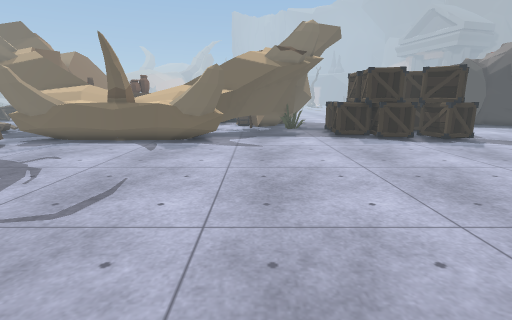
view 1 (above)

21 first-person views from a walk through a Unity game level. The camera is 1.2 m above the floor, tilts 12° down and sees 85° across. The floor is counted in squares, 0.5 m on a side. Each view is taken from the middle of a square. On the plan, view 1 faces up. The plan holds only what a view shows up to about 18 squares ahead; the rest is blank. The place goes on beyond the plan. The player character is not drawn. Some animated figures are left out. Some surface patterns are stand-ins.

view 2
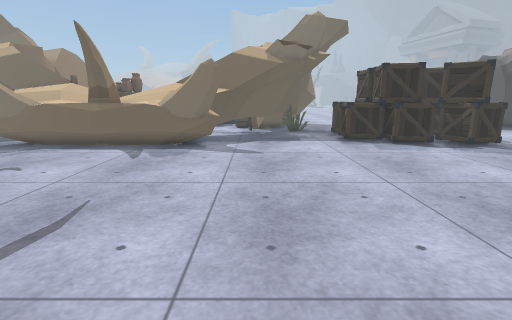

view 3
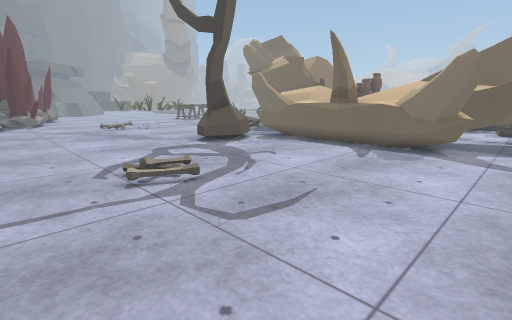

view 4
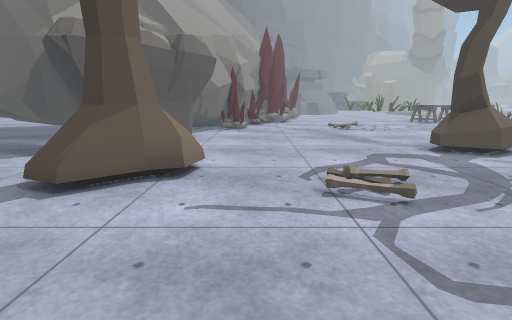

view 5
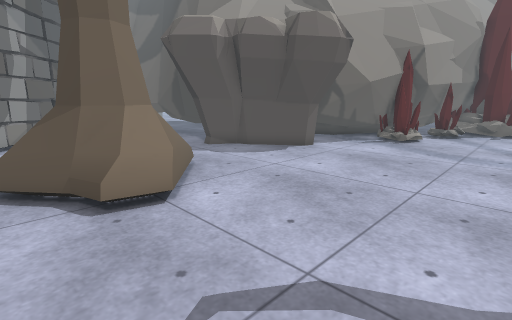

view 6
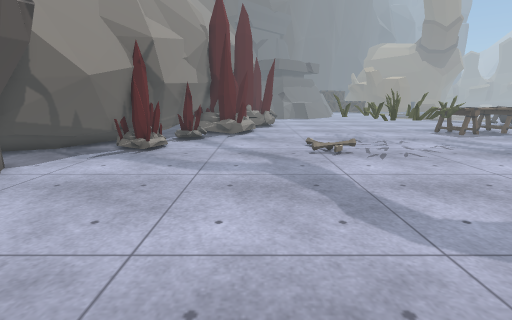

view 7
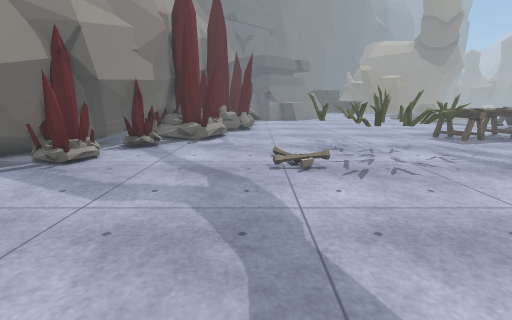

view 8
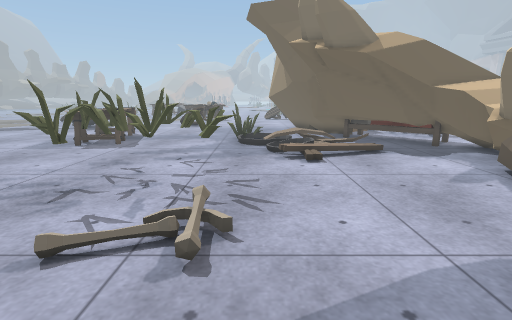

view 9
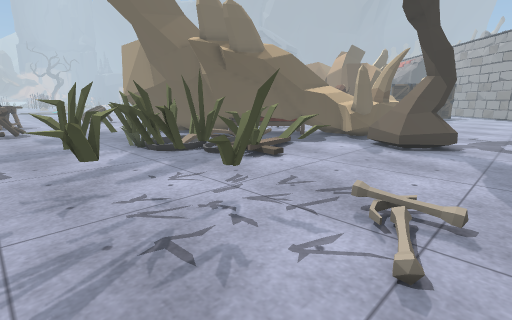

view 10
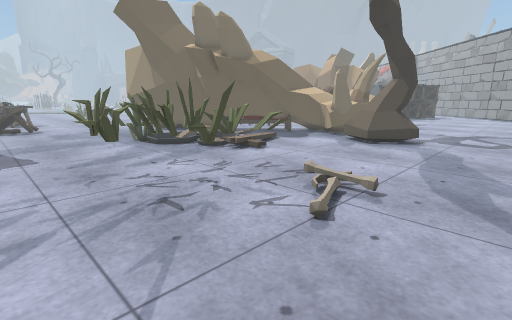

view 11
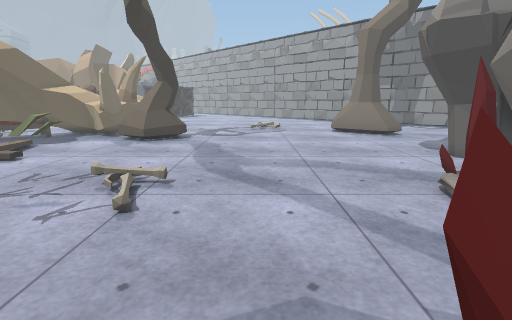

view 12
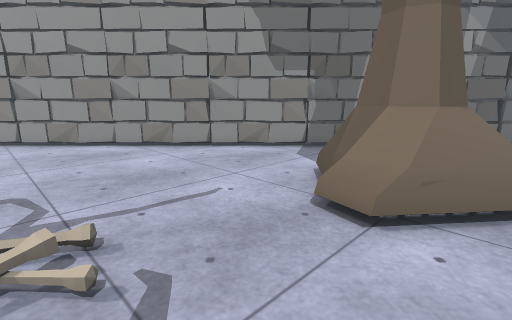

view 13
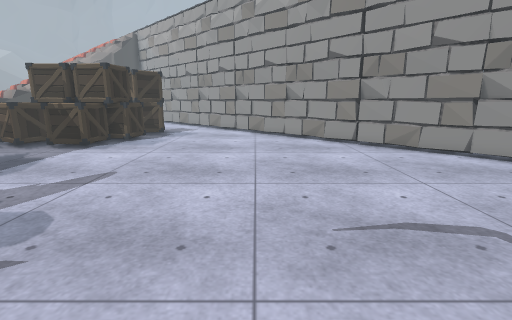

view 14
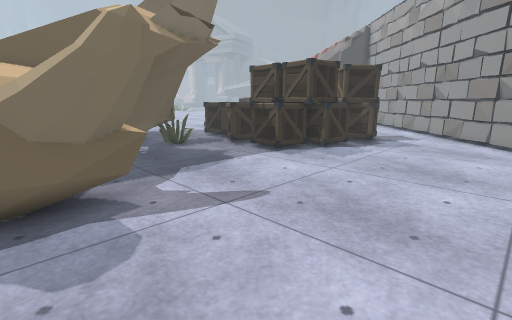

view 15
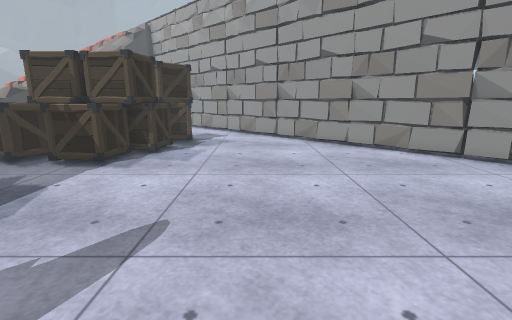

view 16
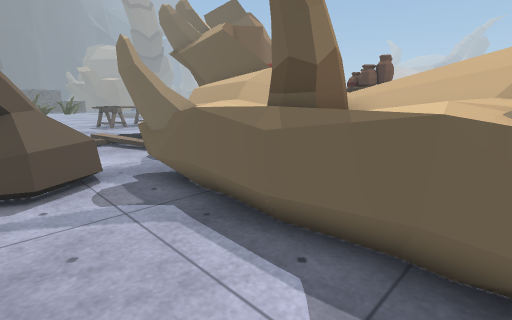

view 17
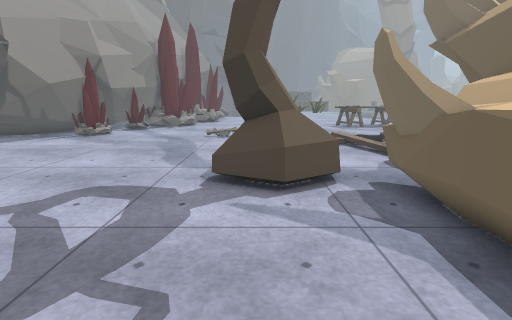

view 18
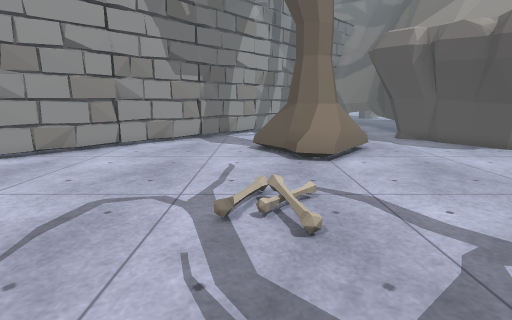

view 19
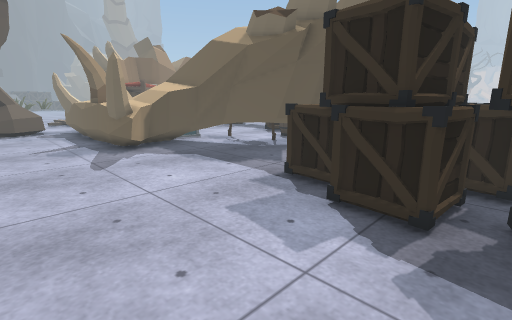

view 20
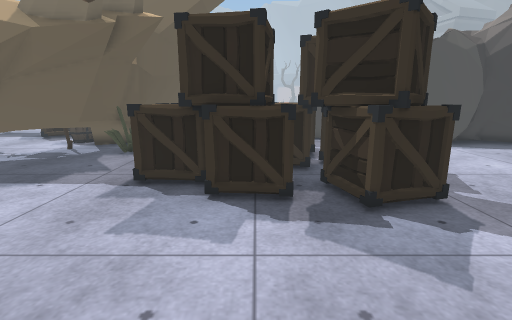

view 21
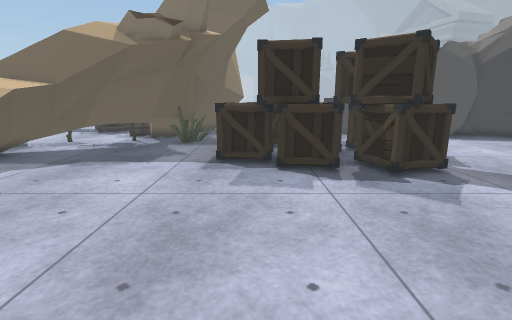

### Floor plan
Key: @ floor where view 1 was taken; # wall or solid block; . main floor; : floor 0.25 m higher than the main floor; / step, stairs or slope; ^ raised ledge; C crate; T tree; R rock; A table; B bed; O other object.
Columns run from 33 left of view 1 to 14 right of it. Each row starts with its distance up from view 1.
 24 AA......OO   ###B            #     ##..CC  C
 23  A......O    ####B          O.    ###..C CCCC
 22 AA....../      ####          . #####...CC CCCC
 21 AA.......//     #####        #####.....CCCCCCC
 20 ........../    /.##^^^^^ ^^^^^^##......C  CCCCC
 19 ..........//////...^^^^^OO^^^^^.......CCCC CCC
 18 .....OO...///......^^^^^#O^^^^^.........CCCCCCC.
 17 ...O O.O.../......####^^##^^####............CCC.
 16 ...OO.OO.......... #..........  ................
 15 ...OOOOOO........TTT............................
 14 ...OOOO.O........TTTT...........................
 13 ...O..OOO........T  ............................
 12 ....OO............TT...........................#
 11 .......//.....................................##
 10 ......//:....................................##
  9 ............................................##
  8 ...........................................##
  7 .......................././...............##
  6 OO......................//...............##
  5  O......................//..............##
  4 O......................................##
  3 ##OOO.................................##
  2 ######O:.............................##
  1  ##### O..............O.............##
  0   ########...........TTT.........@.##
 -1      ######RRR......TTTTT.........##
 -2       #####R#RR.....OTTTOO.......##
 -3        #######R.....   TO.......##
 -4         #    ##R....    .......##
 -5               #RR..   ........##
 -6                 RR    ..  ...##

Positions as (right, up) in squares from view 1, and headings:
1: (0, 0), facing up
2: (0, 2), facing up
3: (0, 2), facing up-left
4: (-1, 3), facing left
5: (-8, 7), facing down-left
6: (-12, 7), facing left
7: (-15, 9), facing left
8: (-24, 6), facing up
9: (-31, 9), facing up-right
10: (-32, 7), facing up-right
11: (-33, 7), facing right
12: (-13, 6), facing down-right
13: (-9, 10), facing right
14: (-5, 10), facing up-right
15: (-5, 13), facing right
16: (-5, 13), facing up-left
17: (-6, 13), facing left
18: (-8, 12), facing down
19: (11, 12), facing up-left
20: (9, 11), facing up
21: (7, 8), facing up
